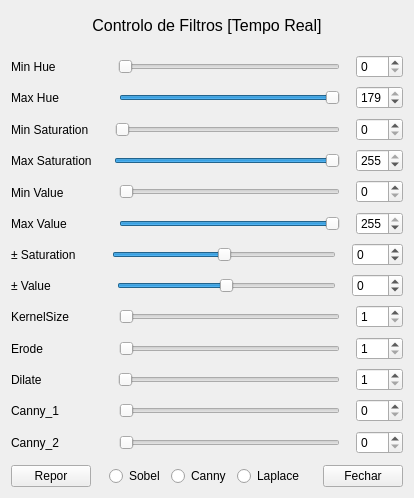
<?xml version="1.0" encoding="UTF-8"?>
<ui version="4.0">
 <class>Form</class>
 <widget class="QWidget" name="Form">
  <property name="geometry">
   <rect>
    <x>0</x>
    <y>0</y>
    <width>414</width>
    <height>498</height>
   </rect>
  </property>
  <property name="minimumSize">
   <size>
    <width>280</width>
    <height>0</height>
   </size>
  </property>
  <property name="windowTitle">
   <string>Controlo de Filtros</string>
  </property>
  <property name="windowIcon">
   <iconset>
    <normaloff>icons/colour.ico</normaloff>icons/colour.ico</iconset>
  </property>
  <layout class="QVBoxLayout" name="verticalLayout">
   <item>
    <spacer name="verticalSpacer">
     <property name="orientation">
      <enum>Qt::Vertical</enum>
     </property>
     <property name="sizeType">
      <enum>QSizePolicy::Preferred</enum>
     </property>
     <property name="sizeHint" stdset="0">
      <size>
       <width>20</width>
       <height>5</height>
      </size>
     </property>
    </spacer>
   </item>
   <item>
    <widget class="QLabel" name="title_lb">
     <property name="sizePolicy">
      <sizepolicy hsizetype="Preferred" vsizetype="Fixed">
       <horstretch>0</horstretch>
       <verstretch>100</verstretch>
      </sizepolicy>
     </property>
     <property name="font">
      <font>
       <family>MS Shell Dlg 2</family>
       <pointsize>12</pointsize>
       <weight>50</weight>
       <italic>false</italic>
       <bold>false</bold>
      </font>
     </property>
     <property name="layoutDirection">
      <enum>Qt::LeftToRight</enum>
     </property>
     <property name="styleSheet">
      <string notr="true">font: 12pt &quot;MS Shell Dlg 2&quot;;</string>
     </property>
     <property name="text">
      <string>Controlo de Filtros [Tempo Real]</string>
     </property>
     <property name="textFormat">
      <enum>Qt::AutoText</enum>
     </property>
     <property name="alignment">
      <set>Qt::AlignCenter</set>
     </property>
    </widget>
   </item>
   <item>
    <spacer name="verticalSpacer_2">
     <property name="orientation">
      <enum>Qt::Vertical</enum>
     </property>
     <property name="sizeType">
      <enum>QSizePolicy::Preferred</enum>
     </property>
     <property name="sizeHint" stdset="0">
      <size>
       <width>20</width>
       <height>13</height>
      </size>
     </property>
    </spacer>
   </item>
   <item>
    <layout class="QHBoxLayout" name="horizontalLayout">
     <item>
      <widget class="QLabel" name="minhue_lb">
       <property name="sizePolicy">
        <sizepolicy hsizetype="Preferred" vsizetype="Expanding">
         <horstretch>0</horstretch>
         <verstretch>0</verstretch>
        </sizepolicy>
       </property>
       <property name="text">
        <string>Min Hue     ⠀      </string>
       </property>
       <property name="scaledContents">
        <bool>false</bool>
       </property>
       <property name="alignment">
        <set>Qt::AlignLeading|Qt::AlignLeft|Qt::AlignVCenter</set>
       </property>
      </widget>
     </item>
     <item>
      <spacer name="horizontalSpacer_6">
       <property name="orientation">
        <enum>Qt::Horizontal</enum>
       </property>
       <property name="sizeType">
        <enum>QSizePolicy::Preferred</enum>
       </property>
       <property name="sizeHint" stdset="0">
        <size>
         <width>10</width>
         <height>20</height>
        </size>
       </property>
      </spacer>
     </item>
     <item>
      <widget class="QSlider" name="minhue_slider">
       <property name="maximum">
        <number>179</number>
       </property>
       <property name="orientation">
        <enum>Qt::Horizontal</enum>
       </property>
      </widget>
     </item>
     <item>
      <spacer name="horizontalSpacer_12">
       <property name="orientation">
        <enum>Qt::Horizontal</enum>
       </property>
       <property name="sizeType">
        <enum>QSizePolicy::Preferred</enum>
       </property>
       <property name="sizeHint" stdset="0">
        <size>
         <width>10</width>
         <height>20</height>
        </size>
       </property>
      </spacer>
     </item>
     <item>
      <widget class="QSpinBox" name="minhue_spinbox">
       <property name="sizePolicy">
        <sizepolicy hsizetype="Preferred" vsizetype="Fixed">
         <horstretch>0</horstretch>
         <verstretch>0</verstretch>
        </sizepolicy>
       </property>
       <property name="minimumSize">
        <size>
         <width>47</width>
         <height>0</height>
        </size>
       </property>
       <property name="inputMethodHints">
        <set>Qt::ImhDigitsOnly</set>
       </property>
       <property name="minimum">
        <number>0</number>
       </property>
       <property name="maximum">
        <number>179</number>
       </property>
       <property name="value">
        <number>0</number>
       </property>
      </widget>
     </item>
    </layout>
   </item>
   <item>
    <layout class="QHBoxLayout" name="horizontalLayout_4">
     <item>
      <widget class="QLabel" name="maxhue_lb">
       <property name="sizePolicy">
        <sizepolicy hsizetype="Preferred" vsizetype="Expanding">
         <horstretch>0</horstretch>
         <verstretch>0</verstretch>
        </sizepolicy>
       </property>
       <property name="text">
        <string>Max Hue             </string>
       </property>
      </widget>
     </item>
     <item>
      <spacer name="horizontalSpacer_4">
       <property name="orientation">
        <enum>Qt::Horizontal</enum>
       </property>
       <property name="sizeType">
        <enum>QSizePolicy::Preferred</enum>
       </property>
       <property name="sizeHint" stdset="0">
        <size>
         <width>10</width>
         <height>20</height>
        </size>
       </property>
      </spacer>
     </item>
     <item>
      <widget class="QSlider" name="maxhue_slider">
       <property name="maximum">
        <number>179</number>
       </property>
       <property name="value">
        <number>179</number>
       </property>
       <property name="orientation">
        <enum>Qt::Horizontal</enum>
       </property>
      </widget>
     </item>
     <item>
      <spacer name="horizontalSpacer_9">
       <property name="orientation">
        <enum>Qt::Horizontal</enum>
       </property>
       <property name="sizeType">
        <enum>QSizePolicy::Preferred</enum>
       </property>
       <property name="sizeHint" stdset="0">
        <size>
         <width>10</width>
         <height>20</height>
        </size>
       </property>
      </spacer>
     </item>
     <item>
      <widget class="QSpinBox" name="maxhue_spinbox">
       <property name="sizePolicy">
        <sizepolicy hsizetype="Preferred" vsizetype="Fixed">
         <horstretch>0</horstretch>
         <verstretch>0</verstretch>
        </sizepolicy>
       </property>
       <property name="minimumSize">
        <size>
         <width>47</width>
         <height>0</height>
        </size>
       </property>
       <property name="inputMethodHints">
        <set>Qt::ImhDigitsOnly</set>
       </property>
       <property name="minimum">
        <number>0</number>
       </property>
       <property name="maximum">
        <number>179</number>
       </property>
       <property name="value">
        <number>179</number>
       </property>
      </widget>
     </item>
    </layout>
   </item>
   <item>
    <layout class="QHBoxLayout" name="horizontalLayout_2">
     <item>
      <widget class="QLabel" name="minsat_lb">
       <property name="sizePolicy">
        <sizepolicy hsizetype="Preferred" vsizetype="Expanding">
         <horstretch>0</horstretch>
         <verstretch>0</verstretch>
        </sizepolicy>
       </property>
       <property name="text">
        <string>Min Saturation   </string>
       </property>
      </widget>
     </item>
     <item>
      <spacer name="horizontalSpacer_5">
       <property name="orientation">
        <enum>Qt::Horizontal</enum>
       </property>
       <property name="sizeType">
        <enum>QSizePolicy::Preferred</enum>
       </property>
       <property name="sizeHint" stdset="0">
        <size>
         <width>10</width>
         <height>20</height>
        </size>
       </property>
      </spacer>
     </item>
     <item>
      <widget class="QSlider" name="minsat_slider">
       <property name="sizePolicy">
        <sizepolicy hsizetype="Expanding" vsizetype="Fixed">
         <horstretch>0</horstretch>
         <verstretch>0</verstretch>
        </sizepolicy>
       </property>
       <property name="maximum">
        <number>255</number>
       </property>
       <property name="orientation">
        <enum>Qt::Horizontal</enum>
       </property>
      </widget>
     </item>
     <item>
      <spacer name="horizontalSpacer_11">
       <property name="orientation">
        <enum>Qt::Horizontal</enum>
       </property>
       <property name="sizeType">
        <enum>QSizePolicy::Preferred</enum>
       </property>
       <property name="sizeHint" stdset="0">
        <size>
         <width>10</width>
         <height>20</height>
        </size>
       </property>
      </spacer>
     </item>
     <item>
      <widget class="QSpinBox" name="minsat_spinbox">
       <property name="sizePolicy">
        <sizepolicy hsizetype="Preferred" vsizetype="Fixed">
         <horstretch>0</horstretch>
         <verstretch>0</verstretch>
        </sizepolicy>
       </property>
       <property name="minimumSize">
        <size>
         <width>47</width>
         <height>0</height>
        </size>
       </property>
       <property name="inputMethodHints">
        <set>Qt::ImhDigitsOnly</set>
       </property>
       <property name="minimum">
        <number>0</number>
       </property>
       <property name="maximum">
        <number>255</number>
       </property>
      </widget>
     </item>
    </layout>
   </item>
   <item>
    <layout class="QHBoxLayout" name="horizontalLayout_5">
     <item>
      <widget class="QLabel" name="maxsat_lb">
       <property name="sizePolicy">
        <sizepolicy hsizetype="Preferred" vsizetype="Expanding">
         <horstretch>0</horstretch>
         <verstretch>0</verstretch>
        </sizepolicy>
       </property>
       <property name="text">
        <string>Max Saturation   </string>
       </property>
      </widget>
     </item>
     <item>
      <spacer name="horizontalSpacer_3">
       <property name="orientation">
        <enum>Qt::Horizontal</enum>
       </property>
       <property name="sizeType">
        <enum>QSizePolicy::Preferred</enum>
       </property>
       <property name="sizeHint" stdset="0">
        <size>
         <width>10</width>
         <height>20</height>
        </size>
       </property>
      </spacer>
     </item>
     <item>
      <widget class="QSlider" name="maxsat_slider">
       <property name="maximum">
        <number>255</number>
       </property>
       <property name="value">
        <number>255</number>
       </property>
       <property name="orientation">
        <enum>Qt::Horizontal</enum>
       </property>
      </widget>
     </item>
     <item>
      <spacer name="horizontalSpacer_8">
       <property name="orientation">
        <enum>Qt::Horizontal</enum>
       </property>
       <property name="sizeType">
        <enum>QSizePolicy::Preferred</enum>
       </property>
       <property name="sizeHint" stdset="0">
        <size>
         <width>10</width>
         <height>20</height>
        </size>
       </property>
      </spacer>
     </item>
     <item>
      <widget class="QSpinBox" name="maxsat_spinbox">
       <property name="sizePolicy">
        <sizepolicy hsizetype="Preferred" vsizetype="Fixed">
         <horstretch>0</horstretch>
         <verstretch>0</verstretch>
        </sizepolicy>
       </property>
       <property name="minimumSize">
        <size>
         <width>47</width>
         <height>0</height>
        </size>
       </property>
       <property name="inputMethodHints">
        <set>Qt::ImhDigitsOnly</set>
       </property>
       <property name="minimum">
        <number>0</number>
       </property>
       <property name="maximum">
        <number>255</number>
       </property>
       <property name="value">
        <number>255</number>
       </property>
      </widget>
     </item>
    </layout>
   </item>
   <item>
    <layout class="QHBoxLayout" name="horizontalLayout_3">
     <item>
      <widget class="QLabel" name="minval_lb">
       <property name="sizePolicy">
        <sizepolicy hsizetype="Preferred" vsizetype="Expanding">
         <horstretch>0</horstretch>
         <verstretch>0</verstretch>
        </sizepolicy>
       </property>
       <property name="text">
        <string>Min Value   ⠀      </string>
       </property>
      </widget>
     </item>
     <item>
      <spacer name="horizontalSpacer">
       <property name="orientation">
        <enum>Qt::Horizontal</enum>
       </property>
       <property name="sizeType">
        <enum>QSizePolicy::Preferred</enum>
       </property>
       <property name="sizeHint" stdset="0">
        <size>
         <width>10</width>
         <height>20</height>
        </size>
       </property>
      </spacer>
     </item>
     <item>
      <widget class="QSlider" name="minval_slider">
       <property name="maximum">
        <number>255</number>
       </property>
       <property name="orientation">
        <enum>Qt::Horizontal</enum>
       </property>
      </widget>
     </item>
     <item>
      <spacer name="horizontalSpacer_10">
       <property name="orientation">
        <enum>Qt::Horizontal</enum>
       </property>
       <property name="sizeType">
        <enum>QSizePolicy::Preferred</enum>
       </property>
       <property name="sizeHint" stdset="0">
        <size>
         <width>10</width>
         <height>20</height>
        </size>
       </property>
      </spacer>
     </item>
     <item>
      <widget class="QSpinBox" name="minval_spinbox">
       <property name="sizePolicy">
        <sizepolicy hsizetype="Preferred" vsizetype="Fixed">
         <horstretch>0</horstretch>
         <verstretch>0</verstretch>
        </sizepolicy>
       </property>
       <property name="minimumSize">
        <size>
         <width>47</width>
         <height>0</height>
        </size>
       </property>
       <property name="inputMethodHints">
        <set>Qt::ImhDigitsOnly</set>
       </property>
       <property name="minimum">
        <number>0</number>
       </property>
       <property name="maximum">
        <number>255</number>
       </property>
      </widget>
     </item>
    </layout>
   </item>
   <item>
    <layout class="QHBoxLayout" name="horizontalLayout_6">
     <item>
      <widget class="QLabel" name="maxval_lb">
       <property name="enabled">
        <bool>true</bool>
       </property>
       <property name="sizePolicy">
        <sizepolicy hsizetype="Preferred" vsizetype="Expanding">
         <horstretch>0</horstretch>
         <verstretch>0</verstretch>
        </sizepolicy>
       </property>
       <property name="text">
        <string>Max Value    ⠀    </string>
       </property>
      </widget>
     </item>
     <item>
      <spacer name="horizontalSpacer_2">
       <property name="orientation">
        <enum>Qt::Horizontal</enum>
       </property>
       <property name="sizeType">
        <enum>QSizePolicy::Preferred</enum>
       </property>
       <property name="sizeHint" stdset="0">
        <size>
         <width>10</width>
         <height>20</height>
        </size>
       </property>
      </spacer>
     </item>
     <item>
      <widget class="QSlider" name="maxval_slider">
       <property name="maximum">
        <number>255</number>
       </property>
       <property name="value">
        <number>255</number>
       </property>
       <property name="orientation">
        <enum>Qt::Horizontal</enum>
       </property>
      </widget>
     </item>
     <item>
      <spacer name="horizontalSpacer_7">
       <property name="orientation">
        <enum>Qt::Horizontal</enum>
       </property>
       <property name="sizeType">
        <enum>QSizePolicy::Preferred</enum>
       </property>
       <property name="sizeHint" stdset="0">
        <size>
         <width>10</width>
         <height>20</height>
        </size>
       </property>
      </spacer>
     </item>
     <item>
      <widget class="QSpinBox" name="maxval_spinbox">
       <property name="sizePolicy">
        <sizepolicy hsizetype="Preferred" vsizetype="Fixed">
         <horstretch>0</horstretch>
         <verstretch>0</verstretch>
        </sizepolicy>
       </property>
       <property name="minimumSize">
        <size>
         <width>47</width>
         <height>0</height>
        </size>
       </property>
       <property name="inputMethodHints">
        <set>Qt::ImhDigitsOnly</set>
       </property>
       <property name="minimum">
        <number>0</number>
       </property>
       <property name="maximum">
        <number>255</number>
       </property>
       <property name="value">
        <number>255</number>
       </property>
      </widget>
     </item>
    </layout>
   </item>
   <item>
    <layout class="QHBoxLayout" name="horizontalLayout_7">
     <item>
      <widget class="QLabel" name="addsubsat_lb">
       <property name="sizePolicy">
        <sizepolicy hsizetype="Preferred" vsizetype="Expanding">
         <horstretch>0</horstretch>
         <verstretch>0</verstretch>
        </sizepolicy>
       </property>
       <property name="text">
        <string>± Saturation      </string>
       </property>
      </widget>
     </item>
     <item>
      <spacer name="horizontalSpacer_13">
       <property name="orientation">
        <enum>Qt::Horizontal</enum>
       </property>
       <property name="sizeType">
        <enum>QSizePolicy::Preferred</enum>
       </property>
       <property name="sizeHint" stdset="0">
        <size>
         <width>10</width>
         <height>20</height>
        </size>
       </property>
      </spacer>
     </item>
     <item>
      <widget class="QSlider" name="sataddsub_slider">
       <property name="minimum">
        <number>-255</number>
       </property>
       <property name="maximum">
        <number>255</number>
       </property>
       <property name="value">
        <number>0</number>
       </property>
       <property name="orientation">
        <enum>Qt::Horizontal</enum>
       </property>
      </widget>
     </item>
     <item>
      <spacer name="horizontalSpacer_14">
       <property name="orientation">
        <enum>Qt::Horizontal</enum>
       </property>
       <property name="sizeType">
        <enum>QSizePolicy::Preferred</enum>
       </property>
       <property name="sizeHint" stdset="0">
        <size>
         <width>10</width>
         <height>20</height>
        </size>
       </property>
      </spacer>
     </item>
     <item>
      <widget class="QSpinBox" name="sataddsub_spinbox">
       <property name="sizePolicy">
        <sizepolicy hsizetype="Preferred" vsizetype="Fixed">
         <horstretch>0</horstretch>
         <verstretch>0</verstretch>
        </sizepolicy>
       </property>
       <property name="minimumSize">
        <size>
         <width>47</width>
         <height>0</height>
        </size>
       </property>
       <property name="inputMethodHints">
        <set>Qt::ImhDigitsOnly</set>
       </property>
       <property name="minimum">
        <number>-255</number>
       </property>
       <property name="maximum">
        <number>255</number>
       </property>
      </widget>
     </item>
    </layout>
   </item>
   <item>
    <layout class="QHBoxLayout" name="horizontalLayout_8">
     <item>
      <widget class="QLabel" name="addsubsat_lb_2">
       <property name="sizePolicy">
        <sizepolicy hsizetype="Preferred" vsizetype="Expanding">
         <horstretch>0</horstretch>
         <verstretch>0</verstretch>
        </sizepolicy>
       </property>
       <property name="text">
        <string>± Value               </string>
       </property>
      </widget>
     </item>
     <item>
      <spacer name="horizontalSpacer_17">
       <property name="orientation">
        <enum>Qt::Horizontal</enum>
       </property>
       <property name="sizeType">
        <enum>QSizePolicy::Preferred</enum>
       </property>
       <property name="sizeHint" stdset="0">
        <size>
         <width>10</width>
         <height>20</height>
        </size>
       </property>
      </spacer>
     </item>
     <item>
      <widget class="QSlider" name="valaddsub_slider">
       <property name="minimum">
        <number>-255</number>
       </property>
       <property name="maximum">
        <number>255</number>
       </property>
       <property name="value">
        <number>0</number>
       </property>
       <property name="orientation">
        <enum>Qt::Horizontal</enum>
       </property>
      </widget>
     </item>
     <item>
      <spacer name="horizontalSpacer_18">
       <property name="orientation">
        <enum>Qt::Horizontal</enum>
       </property>
       <property name="sizeType">
        <enum>QSizePolicy::Preferred</enum>
       </property>
       <property name="sizeHint" stdset="0">
        <size>
         <width>10</width>
         <height>20</height>
        </size>
       </property>
      </spacer>
     </item>
     <item>
      <widget class="QSpinBox" name="valaddsub_spinbox">
       <property name="sizePolicy">
        <sizepolicy hsizetype="Preferred" vsizetype="Fixed">
         <horstretch>0</horstretch>
         <verstretch>0</verstretch>
        </sizepolicy>
       </property>
       <property name="minimumSize">
        <size>
         <width>47</width>
         <height>0</height>
        </size>
       </property>
       <property name="inputMethodHints">
        <set>Qt::ImhDigitsOnly</set>
       </property>
       <property name="minimum">
        <number>-255</number>
       </property>
       <property name="maximum">
        <number>255</number>
       </property>
      </widget>
     </item>
    </layout>
   </item>
   <item>
    <layout class="QHBoxLayout" name="horizontalLayout_11">
     <item>
      <widget class="QLabel" name="kernelsize_lb">
       <property name="sizePolicy">
        <sizepolicy hsizetype="Preferred" vsizetype="Expanding">
         <horstretch>0</horstretch>
         <verstretch>0</verstretch>
        </sizepolicy>
       </property>
       <property name="text">
        <string>KernelSize          </string>
       </property>
      </widget>
     </item>
     <item>
      <spacer name="horizontalSpacer_19">
       <property name="orientation">
        <enum>Qt::Horizontal</enum>
       </property>
       <property name="sizeType">
        <enum>QSizePolicy::Preferred</enum>
       </property>
       <property name="sizeHint" stdset="0">
        <size>
         <width>10</width>
         <height>20</height>
        </size>
       </property>
      </spacer>
     </item>
     <item>
      <widget class="QSlider" name="kernelsize_slider">
       <property name="minimum">
        <number>1</number>
       </property>
       <property name="maximum">
        <number>30</number>
       </property>
       <property name="pageStep">
        <number>1</number>
       </property>
       <property name="value">
        <number>1</number>
       </property>
       <property name="orientation">
        <enum>Qt::Horizontal</enum>
       </property>
      </widget>
     </item>
     <item>
      <spacer name="horizontalSpacer_20">
       <property name="orientation">
        <enum>Qt::Horizontal</enum>
       </property>
       <property name="sizeType">
        <enum>QSizePolicy::Preferred</enum>
       </property>
       <property name="sizeHint" stdset="0">
        <size>
         <width>10</width>
         <height>20</height>
        </size>
       </property>
      </spacer>
     </item>
     <item>
      <widget class="QSpinBox" name="kernelsize_spinbox">
       <property name="sizePolicy">
        <sizepolicy hsizetype="Preferred" vsizetype="Fixed">
         <horstretch>0</horstretch>
         <verstretch>0</verstretch>
        </sizepolicy>
       </property>
       <property name="minimumSize">
        <size>
         <width>47</width>
         <height>0</height>
        </size>
       </property>
       <property name="inputMethodHints">
        <set>Qt::ImhDigitsOnly</set>
       </property>
       <property name="minimum">
        <number>1</number>
       </property>
       <property name="maximum">
        <number>30</number>
       </property>
      </widget>
     </item>
    </layout>
   </item>
   <item>
    <layout class="QHBoxLayout" name="horizontalLayout_12">
     <item>
      <widget class="QLabel" name="erodelter_lb">
       <property name="sizePolicy">
        <sizepolicy hsizetype="Preferred" vsizetype="Expanding">
         <horstretch>0</horstretch>
         <verstretch>0</verstretch>
        </sizepolicy>
       </property>
       <property name="text">
        <string>Erode                  </string>
       </property>
      </widget>
     </item>
     <item>
      <spacer name="horizontalSpacer_21">
       <property name="orientation">
        <enum>Qt::Horizontal</enum>
       </property>
       <property name="sizeType">
        <enum>QSizePolicy::Preferred</enum>
       </property>
       <property name="sizeHint" stdset="0">
        <size>
         <width>10</width>
         <height>20</height>
        </size>
       </property>
      </spacer>
     </item>
     <item>
      <widget class="QSlider" name="erodelter_slider">
       <property name="minimum">
        <number>1</number>
       </property>
       <property name="maximum">
        <number>5</number>
       </property>
       <property name="value">
        <number>1</number>
       </property>
       <property name="orientation">
        <enum>Qt::Horizontal</enum>
       </property>
      </widget>
     </item>
     <item>
      <spacer name="horizontalSpacer_22">
       <property name="orientation">
        <enum>Qt::Horizontal</enum>
       </property>
       <property name="sizeType">
        <enum>QSizePolicy::Preferred</enum>
       </property>
       <property name="sizeHint" stdset="0">
        <size>
         <width>10</width>
         <height>20</height>
        </size>
       </property>
      </spacer>
     </item>
     <item>
      <widget class="QSpinBox" name="erodelter_spinbox">
       <property name="sizePolicy">
        <sizepolicy hsizetype="Preferred" vsizetype="Fixed">
         <horstretch>0</horstretch>
         <verstretch>0</verstretch>
        </sizepolicy>
       </property>
       <property name="minimumSize">
        <size>
         <width>47</width>
         <height>0</height>
        </size>
       </property>
       <property name="inputMethodHints">
        <set>Qt::ImhDigitsOnly</set>
       </property>
       <property name="minimum">
        <number>1</number>
       </property>
       <property name="maximum">
        <number>5</number>
       </property>
      </widget>
     </item>
    </layout>
   </item>
   <item>
    <layout class="QHBoxLayout" name="horizontalLayout_15">
     <item>
      <widget class="QLabel" name="dilatelter_lb">
       <property name="sizePolicy">
        <sizepolicy hsizetype="Preferred" vsizetype="Expanding">
         <horstretch>0</horstretch>
         <verstretch>0</verstretch>
        </sizepolicy>
       </property>
       <property name="text">
        <string>Dilate                  </string>
       </property>
      </widget>
     </item>
     <item>
      <spacer name="horizontalSpacer_27">
       <property name="orientation">
        <enum>Qt::Horizontal</enum>
       </property>
       <property name="sizeType">
        <enum>QSizePolicy::Preferred</enum>
       </property>
       <property name="sizeHint" stdset="0">
        <size>
         <width>10</width>
         <height>20</height>
        </size>
       </property>
      </spacer>
     </item>
     <item>
      <widget class="QSlider" name="dilatelter_slider">
       <property name="minimum">
        <number>1</number>
       </property>
       <property name="maximum">
        <number>5</number>
       </property>
       <property name="value">
        <number>1</number>
       </property>
       <property name="orientation">
        <enum>Qt::Horizontal</enum>
       </property>
      </widget>
     </item>
     <item>
      <spacer name="horizontalSpacer_28">
       <property name="orientation">
        <enum>Qt::Horizontal</enum>
       </property>
       <property name="sizeType">
        <enum>QSizePolicy::Preferred</enum>
       </property>
       <property name="sizeHint" stdset="0">
        <size>
         <width>10</width>
         <height>20</height>
        </size>
       </property>
      </spacer>
     </item>
     <item>
      <widget class="QSpinBox" name="dilatelter_spinbox">
       <property name="sizePolicy">
        <sizepolicy hsizetype="Preferred" vsizetype="Fixed">
         <horstretch>0</horstretch>
         <verstretch>0</verstretch>
        </sizepolicy>
       </property>
       <property name="minimumSize">
        <size>
         <width>47</width>
         <height>0</height>
        </size>
       </property>
       <property name="inputMethodHints">
        <set>Qt::ImhDigitsOnly</set>
       </property>
       <property name="minimum">
        <number>1</number>
       </property>
       <property name="maximum">
        <number>5</number>
       </property>
      </widget>
     </item>
    </layout>
   </item>
   <item>
    <layout class="QHBoxLayout" name="horizontalLayout_14">
     <item>
      <widget class="QLabel" name="canny1_lb">
       <property name="sizePolicy">
        <sizepolicy hsizetype="Preferred" vsizetype="Expanding">
         <horstretch>0</horstretch>
         <verstretch>0</verstretch>
        </sizepolicy>
       </property>
       <property name="text">
        <string>Canny_1             </string>
       </property>
      </widget>
     </item>
     <item>
      <spacer name="horizontalSpacer_25">
       <property name="orientation">
        <enum>Qt::Horizontal</enum>
       </property>
       <property name="sizeType">
        <enum>QSizePolicy::Preferred</enum>
       </property>
       <property name="sizeHint" stdset="0">
        <size>
         <width>10</width>
         <height>20</height>
        </size>
       </property>
      </spacer>
     </item>
     <item>
      <widget class="QSlider" name="canny1_slider">
       <property name="minimum">
        <number>0</number>
       </property>
       <property name="maximum">
        <number>200</number>
       </property>
       <property name="value">
        <number>0</number>
       </property>
       <property name="orientation">
        <enum>Qt::Horizontal</enum>
       </property>
      </widget>
     </item>
     <item>
      <spacer name="horizontalSpacer_26">
       <property name="orientation">
        <enum>Qt::Horizontal</enum>
       </property>
       <property name="sizeType">
        <enum>QSizePolicy::Preferred</enum>
       </property>
       <property name="sizeHint" stdset="0">
        <size>
         <width>10</width>
         <height>20</height>
        </size>
       </property>
      </spacer>
     </item>
     <item>
      <widget class="QSpinBox" name="canny1_spinbox">
       <property name="sizePolicy">
        <sizepolicy hsizetype="Preferred" vsizetype="Fixed">
         <horstretch>0</horstretch>
         <verstretch>0</verstretch>
        </sizepolicy>
       </property>
       <property name="minimumSize">
        <size>
         <width>47</width>
         <height>0</height>
        </size>
       </property>
       <property name="inputMethodHints">
        <set>Qt::ImhDigitsOnly</set>
       </property>
       <property name="minimum">
        <number>0</number>
       </property>
       <property name="maximum">
        <number>200</number>
       </property>
      </widget>
     </item>
    </layout>
   </item>
   <item>
    <layout class="QHBoxLayout" name="horizontalLayout_13">
     <item>
      <widget class="QLabel" name="canny2_lb">
       <property name="sizePolicy">
        <sizepolicy hsizetype="Preferred" vsizetype="Expanding">
         <horstretch>0</horstretch>
         <verstretch>0</verstretch>
        </sizepolicy>
       </property>
       <property name="text">
        <string>Canny_2             </string>
       </property>
      </widget>
     </item>
     <item>
      <spacer name="horizontalSpacer_23">
       <property name="orientation">
        <enum>Qt::Horizontal</enum>
       </property>
       <property name="sizeType">
        <enum>QSizePolicy::Preferred</enum>
       </property>
       <property name="sizeHint" stdset="0">
        <size>
         <width>10</width>
         <height>20</height>
        </size>
       </property>
      </spacer>
     </item>
     <item>
      <widget class="QSlider" name="canny2_slider">
       <property name="minimum">
        <number>0</number>
       </property>
       <property name="maximum">
        <number>500</number>
       </property>
       <property name="value">
        <number>0</number>
       </property>
       <property name="orientation">
        <enum>Qt::Horizontal</enum>
       </property>
      </widget>
     </item>
     <item>
      <spacer name="horizontalSpacer_24">
       <property name="orientation">
        <enum>Qt::Horizontal</enum>
       </property>
       <property name="sizeType">
        <enum>QSizePolicy::Preferred</enum>
       </property>
       <property name="sizeHint" stdset="0">
        <size>
         <width>10</width>
         <height>20</height>
        </size>
       </property>
      </spacer>
     </item>
     <item>
      <widget class="QSpinBox" name="canny2_spinbox">
       <property name="sizePolicy">
        <sizepolicy hsizetype="Preferred" vsizetype="Fixed">
         <horstretch>0</horstretch>
         <verstretch>0</verstretch>
        </sizepolicy>
       </property>
       <property name="minimumSize">
        <size>
         <width>47</width>
         <height>0</height>
        </size>
       </property>
       <property name="inputMethodHints">
        <set>Qt::ImhDigitsOnly</set>
       </property>
       <property name="minimum">
        <number>0</number>
       </property>
       <property name="maximum">
        <number>500</number>
       </property>
      </widget>
     </item>
    </layout>
   </item>
   <item>
    <spacer name="verticalSpacer_4">
     <property name="orientation">
      <enum>Qt::Vertical</enum>
     </property>
     <property name="sizeType">
      <enum>QSizePolicy::Preferred</enum>
     </property>
     <property name="sizeHint" stdset="0">
      <size>
       <width>20</width>
       <height>4</height>
      </size>
     </property>
    </spacer>
   </item>
   <item>
    <layout class="QHBoxLayout" name="horizontalLayout_9">
     <item>
      <widget class="QPushButton" name="reset_bt">
       <property name="text">
        <string>Repor</string>
       </property>
      </widget>
     </item>
     <item>
      <spacer name="horizontalSpacer_15">
       <property name="orientation">
        <enum>Qt::Horizontal</enum>
       </property>
       <property name="sizeHint" stdset="0">
        <size>
         <width>40</width>
         <height>20</height>
        </size>
       </property>
      </spacer>
     </item>
     <item>
      <widget class="QRadioButton" name="laplace_radiobt_2">
       <property name="text">
        <string>Sobel</string>
       </property>
       <property name="autoExclusive">
        <bool>false</bool>
       </property>
      </widget>
     </item>
     <item>
      <widget class="QRadioButton" name="canny_radiobt">
       <property name="layoutDirection">
        <enum>Qt::LeftToRight</enum>
       </property>
       <property name="text">
        <string>Canny</string>
       </property>
       <property name="autoRepeat">
        <bool>false</bool>
       </property>
       <property name="autoExclusive">
        <bool>false</bool>
       </property>
      </widget>
     </item>
     <item>
      <widget class="QRadioButton" name="laplace_radiobt">
       <property name="text">
        <string>Laplace</string>
       </property>
       <property name="autoExclusive">
        <bool>false</bool>
       </property>
      </widget>
     </item>
     <item>
      <spacer name="horizontalSpacer_16">
       <property name="orientation">
        <enum>Qt::Horizontal</enum>
       </property>
       <property name="sizeHint" stdset="0">
        <size>
         <width>40</width>
         <height>18</height>
        </size>
       </property>
      </spacer>
     </item>
     <item>
      <widget class="QPushButton" name="close_bt">
       <property name="text">
        <string>Fechar</string>
       </property>
      </widget>
     </item>
    </layout>
   </item>
  </layout>
 </widget>
 <resources/>
 <connections/>
</ui>
